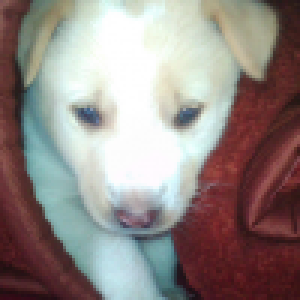
#> input picture SESSION-05/TASK-01/ex5_do_nawab-100x100.png, 100 x 100 px (shown 3 times larger)
$ jupyter execute NormalizeEquilize.ipynb.ipynb
#> lines starting #> are read from the running program, lines starting #| are printed output that depends on the picture
#> further down, image is the input picture: shape (100, 100, 3); mean B, G, R 133.4, 136.7, 147.2
[cell 1]
import cv2
import numpy as np
import matplotlib.pyplot as plt

def normalize_image(image):
    # Convert the image to float32 (assuming it has uint8 values in the range [0, 255])
    image = image.astype(np.float32)

    # Normalize the pixel values to the range [0, 1]
    image_normalized = image / 255.0

    return image_normalized

def histogram_equalization(image):
    # Convert the image to grayscale if it is not already
    if len(image.shape) == 3:
        image = cv2.cvtColor(image, cv2.COLOR_BGR2GRAY)
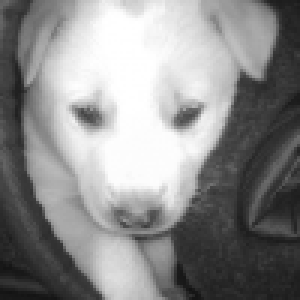
#> image: shape (100, 100) (shown 3 times larger); min 19, max 255, mean 139.5

    # Apply histogram equalization
    equalized_image = cv2.equalizeHist(image)
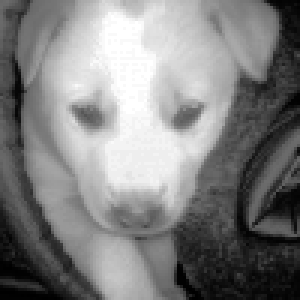
#> equalized_image: shape (100, 100) (shown 3 times larger); min 0, max 255, mean 128.4

    return equalized_image

if __name__ == "__main__":
    # Read an example image (replace "example.jpg" with the path to your image)
    image = cv2.imread("ex5_do_nawab-100x100.png")

    # Perform normalization
    normalized_image = normalize_image(image)

    # Perform histogram equalization
    equalized_image = histogram_equalization(image)

    # Display the original, normalized, and equalized images using matplotlib
    plt.figure(figsize=(12, 6))

    plt.subplot(1, 3, 1)
    plt.imshow(cv2.cvtColor(image, cv2.COLOR_BGR2RGB))
    plt.title("Original Image")
    plt.axis("off")

    plt.subplot(1, 3, 2)
    plt.imshow(normalized_image, cmap="gray")
    plt.title("Normalized Image")
    plt.axis("off")

    plt.subplot(1, 3, 3)
    plt.imshow(equalized_image, cmap="gray")
    plt.title("Equalized Image")
    plt.axis("off")

    plt.show()
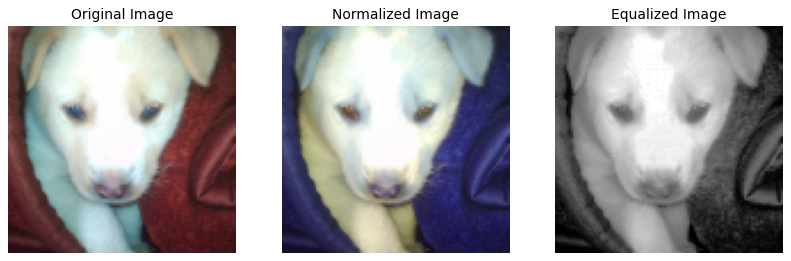
#> figure drawn by matplotlib, 3 panels; B, G, R data is drawn as R, G, B
